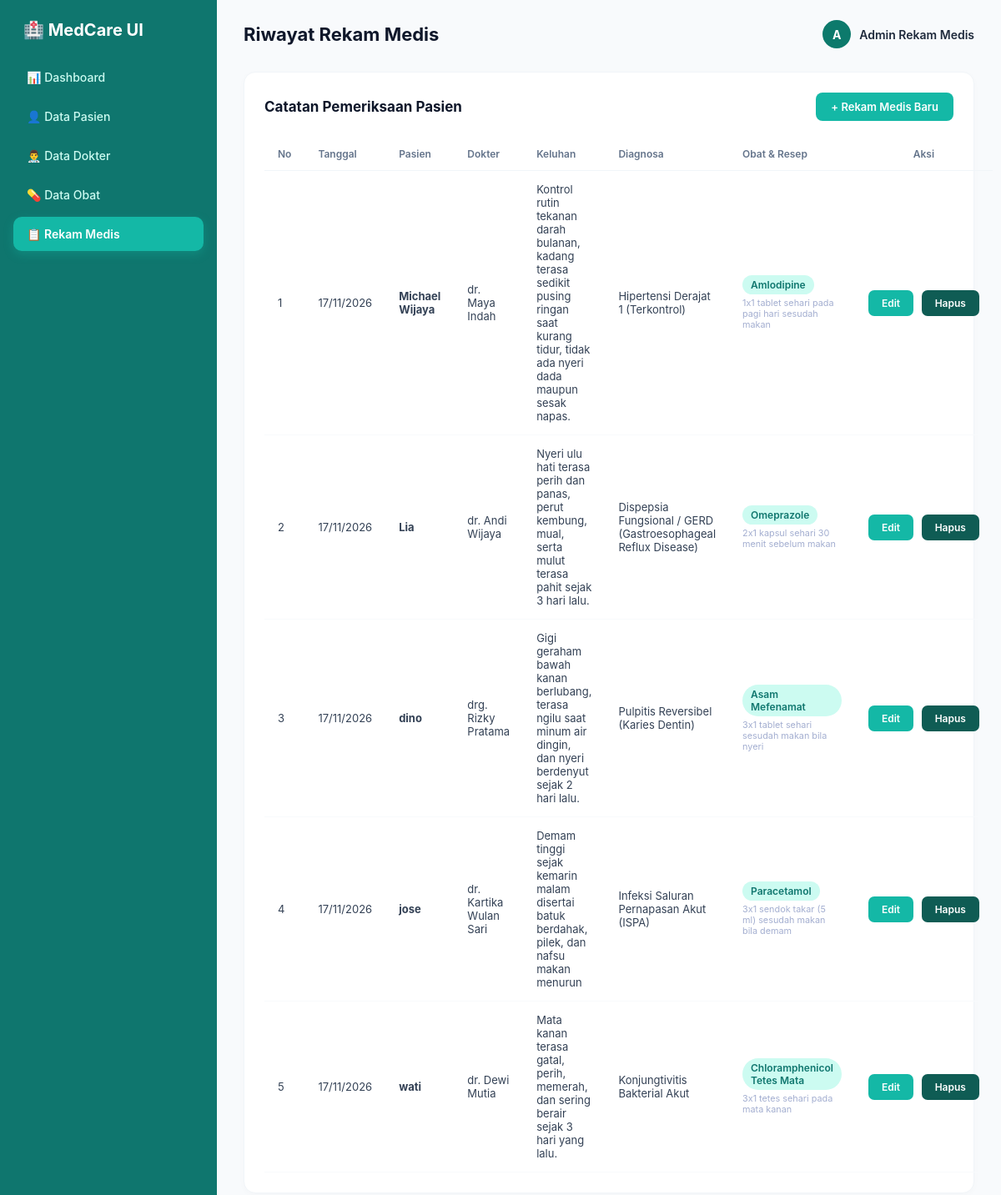
The app's page /rekam_medis.php with its own data.
### tables this page shows
CREATE TABLE `rekam_medis` (
  `id_rekam` int(11) NOT NULL,
  `id_pasien` int(11) NOT NULL,
  `id_dokter` int(11) NOT NULL,
  `id_obat` int(11) NOT NULL,
  `tanggal_periksa` date NOT NULL,
  `keluhan` text NOT NULL,
  `diagnosa` text NOT NULL,
  `tindakan` text NOT NULL,
  `resep` varchar(100) NOT NULL
);

CREATE TABLE `pasien` (
  `id_pasien` int(11) NOT NULL,
  `no_rm` varchar(20) NOT NULL,
  `nama_pasien` varchar(100) NOT NULL,
  `jenis_kelamin` enum('L','P') NOT NULL,
  `tanggal_lahir` date NOT NULL,
  `alamat` text NOT NULL
);

CREATE TABLE `dokter` (
  `id_dokter` int(11) NOT NULL,
  `nama_dokter` varchar(100) NOT NULL,
  `spesialisasi` varchar(50) NOT NULL
);

CREATE TABLE `obat` (
  `id_obat` int(11) NOT NULL,
  `nama_obat` varchar(100) NOT NULL,
  `satuan` varchar(30) NOT NULL,
  `stok` int(11) NOT NULL
);

### rekam_medis.php (the view, shortened to what this page needs)
<?php
include 'koneksi.php';
$sql = "SELECT rekam_medis.*, pasien.nama_pasien, dokter.nama_dokter, obat.nama_obat
        FROM rekam_medis
        JOIN pasien ON rekam_medis.id_pasien = pasien.id_pasien
        JOIN dokter ON rekam_medis.id_dokter = dokter.id_dokter
        JOIN obat ON rekam_medis.id_obat = obat.id_obat
        ORDER BY id_rekam DESC";
$query = mysqli_query($koneksi, $sql);
?>
<!DOCTYPE html>
<html lang="id">
<head>
    <link rel="stylesheet" href="style.css?v=5">
</head>
<body>
    <div class="sidebar">
        <div class="brand">🏥 MedCare UI</div>
        <ul class="sidebar-menu">
            <li><a href="index.php">📊 Dashboard</a></li>
            <li><a href="pasien.php">👤 Data Pasien</a></li>
            <li><a href="dokter.php">👨‍⚕️ Data Dokter</a></li>
            <li><a href="obat.php">💊 Data Obat</a></li>
            <li><a href="rekam_medis.php" class="active">📋 Rekam Medis</a></li>
        </ul>
    </div>
    <div class="main-content">
        <div class="top-nav">
            <h1>Riwayat Rekam Medis</h1>
            <div class="user-profile">
                <div class="user-avatar">A</div>
                <span style="font-size: 14px; font-weight: 600;">Admin Rekam Medis</span>
            </div>
        </div>
        <div class="table-container">
            <div class="table-header">
                <h2>Catatan Pemeriksaan Pasien</h2>
                <a href="tambah_rekam_medis.php" class="btn-primary">+ Rekam Medis Baru</a>
            </div>
            <table>
                <thead>
                    <tr>
                        <th>No</th>
                        <th>Tanggal</th>
                        <th>Pasien</th>
                        <th>Dokter</th>
                        <th>Keluhan</th>
                        <th>Diagnosa</th>
                        <th>Obat & Resep</th>
                        <th>Aksi</th>
                    </tr>
                </thead>
                <tbody>
                    <?php
                    $no = 1;
                    if ($query && mysqli_num_rows($query) > 0) {
                        while($d = mysqli_fetch_array($query)){
                    ?>
                    <tr>
                        <td><?php echo $no++; ?></td>
                        <td><?php echo date('d/m/Y', strtotime($d['tanggal_periksa'])); ?></td>
                        <td><strong><?php echo $d['nama_pasien']; ?></strong></td>
                        <td><?php echo $d['nama_dokter']; ?></td>
                        <td><?php echo $d['keluhan']; ?></td>
                        <td><?php echo $d['diagnosa']; ?></td>
                        <td>
                            <span class="badge-tag"><?php echo $d['nama_obat']; ?></span><br>
                            <small style="color:#a3aed0; margin-top:4px; display:inline-block;"><?php echo $d['resep']; ?></small>
                        </td>
                        <td>
                            <a href="edit_rekam_medis.php?id=<?php echo $d['id_rekam']; ?>" class="btn-edit">Edit</a>
                            <a href="hapus_rekam_medis.php?id=<?php echo $d['id_rekam']; ?>" class="btn-delete" onclick="bukaModalHapus(event, this.href)">Hapus</a>
                        </td>
                    </tr>
                    <?php
                        }
                    } else {
                    ?>
                    <tr>
                        <td colspan="8" style="text-align: center; color: #a3aed0; padding: 30px;">Belum ada data pemeriksaan rekam medis.</td>
                    </tr>
                    <?php } ?>
                </tbody>
            </table>
        </div>
    </div>
</body>
</html>

### style.css (style rules this page uses)
* { margin: 0; padding: 0; box-sizing: border-box; font-family: 'Inter', -apple-system, BlinkMacSystemFont, 'Segoe UI', Roboto, sans-serif; }
body { background-color: #f8fafc; color: #1e293b; display: flex; min-height: 100vh; }
.sidebar { width: 260px; background: #0f766e; color: #ffffff; padding: 24px 16px; display: flex; flex-direction: column; }
.sidebar .brand { font-size: 20px; font-weight: 700; color: #ffffff; margin-bottom: 24px; display: flex; align-items: center; gap: 10px; padding: 0 12px; }
.sidebar-menu { list-style: none; }
.sidebar-menu li { margin-bottom: 6px; }
.sidebar-menu a { display: flex; align-items: center; gap: 12px; padding: 12px 16px; color: #ccfbf1; text-decoration: none; font-weight: 500; font-size: 14px; border-radius: 10px; transition: all 0.2s ease; }
.sidebar-menu a.active { background: #14b8a6; color: #ffffff; font-weight: 600; box-shadow: 0 4px 12px rgba(20, 184, 166, 0.3); }
.main-content { flex: 1; padding: 24px 32px; overflow-y: auto; }
.top-nav { display: flex; justify-content: space-between; align-items: center; margin-bottom: 28px; }
.top-nav h1 { font-size: 22px; font-weight: 700; color: #0f172a; }
.user-profile { display: flex; align-items: center; gap: 10px; }
.user-avatar { width: 34px; height: 34px; border-radius: 50%; background: #0d7a6c; color: #ffffff; display: flex; align-items: center; justify-content: center; font-weight: 700; font-size: 14px; }
.table-container, .form-card { background: #ffffff; border-radius: 14px; padding: 24px; border: 1px solid #f1f5f9; box-shadow: 0px 2px 8px rgba(0, 0, 0, 0.02); }
.table-header { display: flex; justify-content: space-between; align-items: center; margin-bottom: 20px; }
.table-header h2 { font-size: 17px; color: #0f172a; font-weight: 700; }
.btn-primary { background: #14b8a6; color: #ffffff; padding: 9px 18px; border-radius: 8px; text-decoration: none; font-weight: 600; font-size: 13px; transition: 0.2s; border: none; cursor: pointer; }
table { width: 100%; border-collapse: collapse; }
th { text-align: left; padding: 12px 16px; color: #64748b; font-size: 12px; font-weight: 600; border-bottom: 1px solid #f1f5f9; }
td { padding: 14px 16px; font-size: 13px; color: #334155; border-bottom: 1px solid #f8fafc; }
table th:last-child, table td:last-child { text-align: center; white-space: nowrap; }
.badge-tag { background: #ccfbf1; color: #0f766e; padding: 4px 10px; border-radius: 20px; font-size: 12px; font-weight: 600; display: inline-block; }
.btn-edit, .btn-delete { display: inline-block; padding: 8px 16px; border-radius: 7px; font-size: 12px; font-weight: 600; text-decoration: none; color: #ffffff !important; border: none; cursor: pointer; transition: all 0.2s ease; }
.btn-edit { background-color: #14b8a6; margin-right: 6px; }
.btn-delete { background-color: #0f5c54; }

### records on screen
rekam_medis: tanggal_periksa "17/11/2026", id_pasien.nama_pasien "Michael Wijaya", id_dokter.nama_dokter "dr. Maya Indah", keluhan "Kontrol rutin tekanan darah bulanan, kadang terasa sedikit pusing ringan saat kurang tidur, tidak ada nyeri dada maupun sesak napas.", diagnosa "Hipertensi Derajat 1 (Terkontrol)", id_obat.nama_obat "Amlodipine", resep "1x1 tablet sehari pada pagi hari sesudah makan"
rekam_medis: tanggal_periksa "17/11/2026", id_pasien.nama_pasien "Lia", id_dokter.nama_dokter "dr. Andi Wijaya", keluhan "Nyeri ulu hati terasa perih dan panas, perut kembung, mual, serta mulut terasa pahit sejak 3 hari lalu.", diagnosa "Dispepsia Fungsional / GERD (Gastroesophageal Reflux Disease)", id_obat.nama_obat "Omeprazole", resep "2x1 kapsul sehari 30 menit sebelum makan"
rekam_medis: tanggal_periksa "17/11/2026", id_pasien.nama_pasien "dino", id_dokter.nama_dokter "drg. Rizky Pratama", keluhan "Gigi geraham bawah kanan berlubang, terasa ngilu saat minum air dingin, dan nyeri berdenyut sejak 2 hari lalu.", diagnosa "Pulpitis Reversibel (Karies Dentin)", id_obat.nama_obat "Asam Mefenamat", resep "3x1 tablet sehari sesudah makan bila nyeri"
rekam_medis: tanggal_periksa "17/11/2026", id_pasien.nama_pasien "jose", id_dokter.nama_dokter "dr. Kartika Wulan Sari", keluhan "Demam tinggi sejak kemarin malam disertai batuk berdahak, pilek, dan nafsu makan menurun", diagnosa "Infeksi Saluran Pernapasan Akut (ISPA)", id_obat.nama_obat "Paracetamol", resep "3x1 sendok takar (5 ml) sesudah makan bila demam"
rekam_medis: tanggal_periksa "17/11/2026", id_pasien.nama_pasien "wati", id_dokter.nama_dokter "dr. Dewi Mutia", keluhan "Mata kanan terasa gatal, perih, memerah, dan sering berair sejak 3 hari yang lalu.", diagnosa "Konjungtivitis Bakterial Akut", id_obat.nama_obat "Chloramphenicol Tetes Mata", resep "3x1 tetes sehari pada mata kanan"
